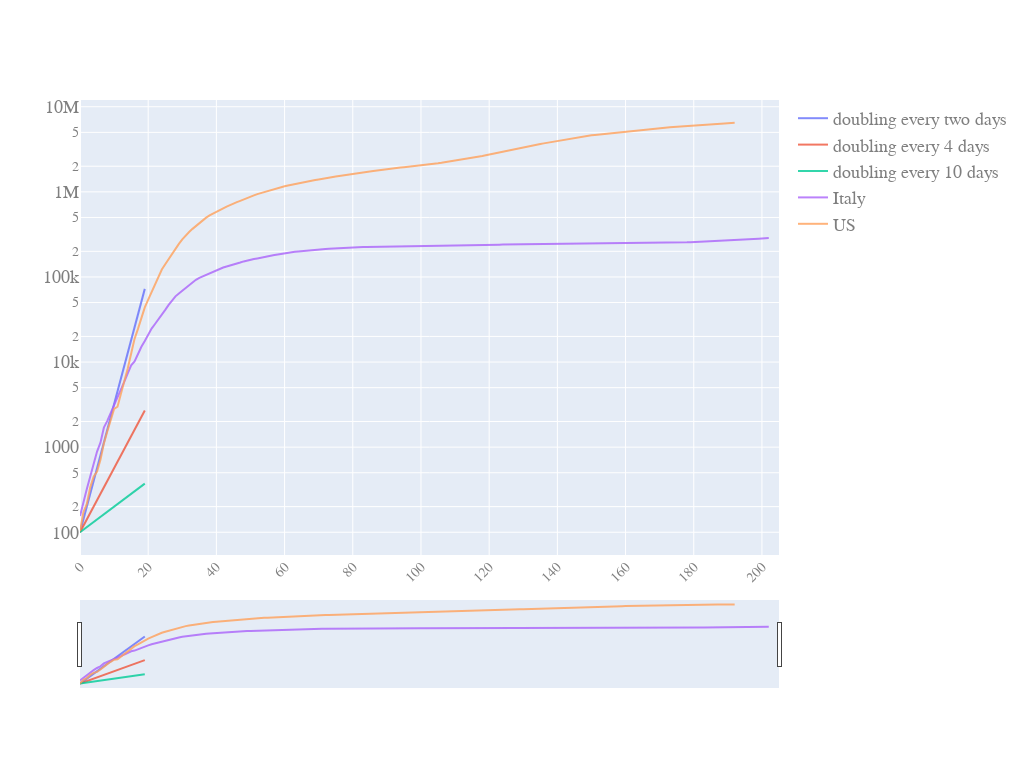

Source (notebook cell):
### Code cell
quick_plot(pd_sync_timelines_w_slope.date,
           pd_sync_timelines_w_slope.iloc[:,0:5],
           y_scale='log',
           slider=True)

### Figure 1 — Plotly figure (JSON) as saved in the notebook; plotly's stock layout.template omitted (floating-point values rounded to 4 significant figures; data arrays with more than 128 entries replaced by an {"elided": "..."} marker saying what was removed)
{"data": [{"name": "doubling every two days", "opacity": 0.8, "type": "scatter", "x": {"elided": "206 int values"}, "y": {"elided": "206 float values"}}, {"name": "doubling every 4 days", "opacity": 0.8, "type": "scatter", "x": {"elided": "206 int values"}, "y": {"elided": "206 float values"}}, {"name": "doubling every 10 days", "opacity": 0.8, "type": "scatter", "x": {"elided": "206 int values"}, "y": {"elided": "206 float values"}}, {"name": "Italy", "opacity": 0.8, "type": "scatter", "x": {"elided": "206 int values"}, "y": {"elided": "206 int values"}}, {"name": "US", "opacity": 0.8, "type": "scatter", "x": {"elided": "206 int values"}, "y": {"elided": "206 int values"}}], "layout": {"autosize": true, "font": {"color": "#7f7f7f", "family": "PT Sans, monospace", "size": 18}, "height": 768, "width": 1024, "xaxis": {"nticks": 20, "rangeslider": {"visible": true}, "tickangle": -45, "tickfont": {"color": "#7f7f7f", "size": 14}}, "yaxis": {"type": "log"}}}
